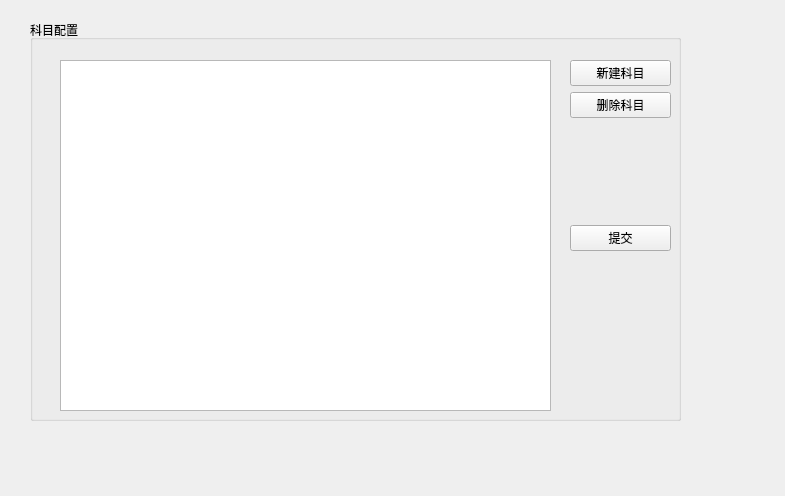
<?xml version="1.0" encoding="UTF-8"?>
<ui version="4.0">
 <class>SetKeMu</class>
 <widget class="QWidget" name="SetKeMu">
  <property name="geometry">
   <rect>
    <x>0</x>
    <y>0</y>
    <width>785</width>
    <height>496</height>
   </rect>
  </property>
  <property name="windowTitle">
   <string>Form</string>
  </property>
  <widget class="QGroupBox" name="setkemugropbox">
   <property name="geometry">
    <rect>
     <x>30</x>
     <y>20</y>
     <width>651</width>
     <height>401</height>
    </rect>
   </property>
   <property name="title">
    <string>科目配置</string>
   </property>
   <widget class="QTableView" name="kemuView">
    <property name="geometry">
     <rect>
      <x>30</x>
      <y>40</y>
      <width>491</width>
      <height>351</height>
     </rect>
    </property>
   </widget>
   <widget class="QWidget" name="verticalLayoutWidget">
    <property name="geometry">
     <rect>
      <x>540</x>
      <y>40</y>
      <width>101</width>
      <height>191</height>
     </rect>
    </property>
    <layout class="QVBoxLayout" name="verticalLayout_3">
     <item>
      <widget class="QPushButton" name="newKemuButton">
       <property name="text">
        <string>新建科目</string>
       </property>
      </widget>
     </item>
     <item>
      <widget class="QPushButton" name="deleteKemuButton">
       <property name="text">
        <string>删除科目</string>
       </property>
      </widget>
     </item>
     <item>
      <spacer name="verticalSpacer">
       <property name="orientation">
        <enum>Qt::Vertical</enum>
       </property>
       <property name="sizeHint" stdset="0">
        <size>
         <width>20</width>
         <height>40</height>
        </size>
       </property>
      </spacer>
     </item>
     <item>
      <widget class="QPushButton" name="submitButton">
       <property name="text">
        <string>提交</string>
       </property>
      </widget>
     </item>
    </layout>
   </widget>
  </widget>
 </widget>
 <resources/>
 <connections/>
</ui>
